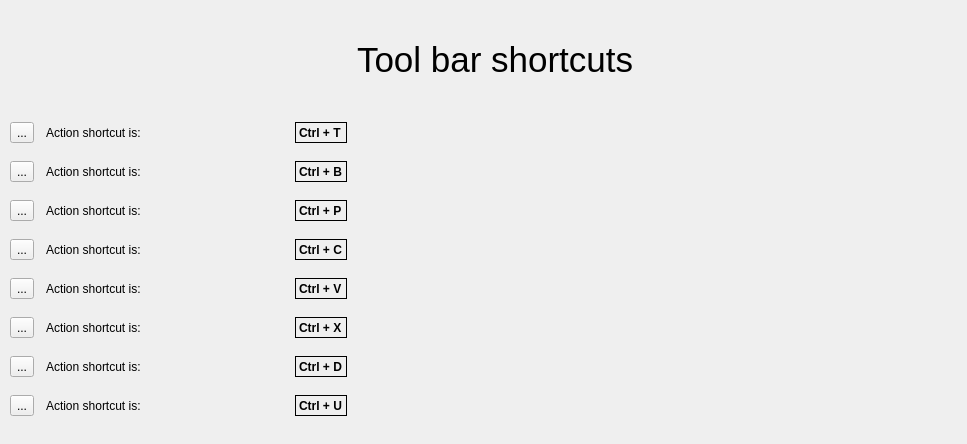
<?xml version="1.0" encoding="UTF-8"?>
<ui version="4.0">
 <class>WizardPage</class>
 <widget class="QWizardPage" name="WizardPage">
  <property name="geometry">
   <rect>
    <x>0</x>
    <y>0</y>
    <width>967</width>
    <height>444</height>
   </rect>
  </property>
  <property name="minimumSize">
   <size>
    <width>967</width>
    <height>444</height>
   </size>
  </property>
  <property name="baseSize">
   <size>
    <width>967</width>
    <height>444</height>
   </size>
  </property>
  <property name="windowTitle">
   <string>Introduction tutorial</string>
  </property>
  <property name="locale">
   <locale language="English" country="UnitedStates"/>
  </property>
  <widget class="QWidget" name="gridLayoutWidget">
   <property name="geometry">
    <rect>
     <x>10</x>
     <y>110</y>
     <width>401</width>
     <height>321</height>
    </rect>
   </property>
   <layout class="QGridLayout" name="gridLayout">
    <item row="5" column="3" alignment="Qt::AlignHCenter">
     <widget class="QLabel" name="label_6">
      <property name="font">
       <font>
        <weight>75</weight>
        <bold>true</bold>
       </font>
      </property>
      <property name="frameShape">
       <enum>QFrame::Box</enum>
      </property>
      <property name="text">
       <string>Ctrl + X</string>
      </property>
     </widget>
    </item>
    <item row="0" column="2">
     <widget class="QLabel" name="label_9">
      <property name="text">
       <string>Action shortcut is:</string>
      </property>
     </widget>
    </item>
    <item row="2" column="0">
     <widget class="QToolButton" name="toolButton_3">
      <property name="text">
       <string>...</string>
      </property>
      <property name="icon">
       <iconset>
        <normaloff>../../stylesheets/toolbar/addPixmap.svg</normaloff>../../stylesheets/toolbar/addPixmap.svg</iconset>
      </property>
     </widget>
    </item>
    <item row="6" column="2">
     <widget class="QLabel" name="label_15">
      <property name="text">
       <string>Action shortcut is:</string>
      </property>
     </widget>
    </item>
    <item row="5" column="0">
     <widget class="QToolButton" name="toolButton_6">
      <property name="text">
       <string>...</string>
      </property>
      <property name="icon">
       <iconset>
        <normaloff>../../stylesheets/toolbar/cut.svg</normaloff>../../stylesheets/toolbar/cut.svg</iconset>
      </property>
     </widget>
    </item>
    <item row="4" column="0">
     <widget class="QToolButton" name="toolButton_5">
      <property name="text">
       <string>...</string>
      </property>
      <property name="icon">
       <iconset>
        <normaloff>../../stylesheets/toolbar/paste.svg</normaloff>../../stylesheets/toolbar/paste.svg</iconset>
      </property>
     </widget>
    </item>
    <item row="5" column="2">
     <widget class="QLabel" name="label_14">
      <property name="text">
       <string>Action shortcut is:</string>
      </property>
     </widget>
    </item>
    <item row="7" column="0">
     <widget class="QToolButton" name="toolButton_8">
      <property name="text">
       <string>...</string>
      </property>
      <property name="icon">
       <iconset>
        <normaloff>../../stylesheets/toolbar/snap.svg</normaloff>../../stylesheets/toolbar/snap.svg</iconset>
      </property>
     </widget>
    </item>
    <item row="7" column="3" alignment="Qt::AlignHCenter">
     <widget class="QLabel" name="label_8">
      <property name="font">
       <font>
        <weight>75</weight>
        <bold>true</bold>
       </font>
      </property>
      <property name="frameShape">
       <enum>QFrame::Box</enum>
      </property>
      <property name="text">
       <string>Ctrl + U</string>
      </property>
     </widget>
    </item>
    <item row="1" column="2">
     <widget class="QLabel" name="label_10">
      <property name="text">
       <string>Action shortcut is:</string>
      </property>
     </widget>
    </item>
    <item row="6" column="3" alignment="Qt::AlignHCenter">
     <widget class="QLabel" name="label_7">
      <property name="font">
       <font>
        <weight>75</weight>
        <bold>true</bold>
       </font>
      </property>
      <property name="frameShape">
       <enum>QFrame::Box</enum>
      </property>
      <property name="text">
       <string>Ctrl + D</string>
      </property>
     </widget>
    </item>
    <item row="2" column="2">
     <widget class="QLabel" name="label_11">
      <property name="text">
       <string>Action shortcut is:</string>
      </property>
     </widget>
    </item>
    <item row="4" column="2">
     <widget class="QLabel" name="label_13">
      <property name="text">
       <string>Action shortcut is:</string>
      </property>
     </widget>
    </item>
    <item row="0" column="1">
     <spacer name="horizontalSpacer">
      <property name="orientation">
       <enum>Qt::Horizontal</enum>
      </property>
      <property name="sizeType">
       <enum>QSizePolicy::Fixed</enum>
      </property>
      <property name="sizeHint" stdset="0">
       <size>
        <width>6</width>
        <height>20</height>
       </size>
      </property>
     </spacer>
    </item>
    <item row="7" column="2">
     <widget class="QLabel" name="label_16">
      <property name="text">
       <string>Action shortcut is:</string>
      </property>
     </widget>
    </item>
    <item row="3" column="0">
     <widget class="QToolButton" name="toolButton_4">
      <property name="text">
       <string>...</string>
      </property>
      <property name="icon">
       <iconset>
        <normaloff>../../stylesheets/toolbar/copy.svg</normaloff>../../stylesheets/toolbar/copy.svg</iconset>
      </property>
     </widget>
    </item>
    <item row="6" column="0">
     <widget class="QToolButton" name="toolButton_7">
      <property name="text">
       <string>...</string>
      </property>
      <property name="icon">
       <iconset>
        <normaloff>../../stylesheets/toolbar/delete.svg</normaloff>../../stylesheets/toolbar/delete.svg</iconset>
      </property>
     </widget>
    </item>
    <item row="1" column="0">
     <widget class="QToolButton" name="toolButton_2">
      <property name="text">
       <string>...</string>
      </property>
      <property name="icon">
       <iconset>
        <normaloff>../../stylesheets/toolbar/addBox.svg</normaloff>../../stylesheets/toolbar/addBox.svg</iconset>
      </property>
     </widget>
    </item>
    <item row="3" column="2">
     <widget class="QLabel" name="label_12">
      <property name="text">
       <string>Action shortcut is:</string>
      </property>
     </widget>
    </item>
    <item row="0" column="3" alignment="Qt::AlignHCenter">
     <widget class="QLabel" name="label">
      <property name="font">
       <font>
        <weight>75</weight>
        <bold>true</bold>
       </font>
      </property>
      <property name="frameShape">
       <enum>QFrame::Box</enum>
      </property>
      <property name="frameShadow">
       <enum>QFrame::Plain</enum>
      </property>
      <property name="text">
       <string>Ctrl + T</string>
      </property>
     </widget>
    </item>
    <item row="2" column="3" alignment="Qt::AlignHCenter">
     <widget class="QLabel" name="label_3">
      <property name="font">
       <font>
        <weight>75</weight>
        <bold>true</bold>
       </font>
      </property>
      <property name="frameShape">
       <enum>QFrame::Box</enum>
      </property>
      <property name="text">
       <string>Ctrl + P</string>
      </property>
     </widget>
    </item>
    <item row="4" column="3" alignment="Qt::AlignHCenter">
     <widget class="QLabel" name="label_5">
      <property name="font">
       <font>
        <weight>75</weight>
        <bold>true</bold>
       </font>
      </property>
      <property name="frameShape">
       <enum>QFrame::Box</enum>
      </property>
      <property name="text">
       <string>Ctrl + V</string>
      </property>
     </widget>
    </item>
    <item row="0" column="0">
     <widget class="QToolButton" name="toolButton">
      <property name="text">
       <string>...</string>
      </property>
      <property name="icon">
       <iconset>
        <normaloff>../../stylesheets/toolbar/addText.svg</normaloff>../../stylesheets/toolbar/addText.svg</iconset>
      </property>
     </widget>
    </item>
    <item row="1" column="3" alignment="Qt::AlignHCenter">
     <widget class="QLabel" name="label_2">
      <property name="font">
       <font>
        <weight>75</weight>
        <bold>true</bold>
       </font>
      </property>
      <property name="frameShape">
       <enum>QFrame::Box</enum>
      </property>
      <property name="frameShadow">
       <enum>QFrame::Plain</enum>
      </property>
      <property name="text">
       <string>Ctrl + B</string>
      </property>
     </widget>
    </item>
    <item row="3" column="3" alignment="Qt::AlignHCenter">
     <widget class="QLabel" name="label_4">
      <property name="font">
       <font>
        <weight>75</weight>
        <bold>true</bold>
       </font>
      </property>
      <property name="frameShape">
       <enum>QFrame::Box</enum>
      </property>
      <property name="text">
       <string>Ctrl + C</string>
      </property>
     </widget>
    </item>
   </layout>
  </widget>
  <widget class="QWidget" name="verticalLayoutWidget">
   <property name="geometry">
    <rect>
     <x>20</x>
     <y>20</y>
     <width>951</width>
     <height>80</height>
    </rect>
   </property>
   <layout class="QVBoxLayout" name="verticalLayout">
    <item alignment="Qt::AlignHCenter|Qt::AlignVCenter">
     <widget class="QLabel" name="label_17">
      <property name="font">
       <font>
        <pointsize>26</pointsize>
       </font>
      </property>
      <property name="text">
       <string>Tool bar shortcuts</string>
      </property>
     </widget>
    </item>
   </layout>
  </widget>
 </widget>
 <resources/>
 <connections/>
</ui>
